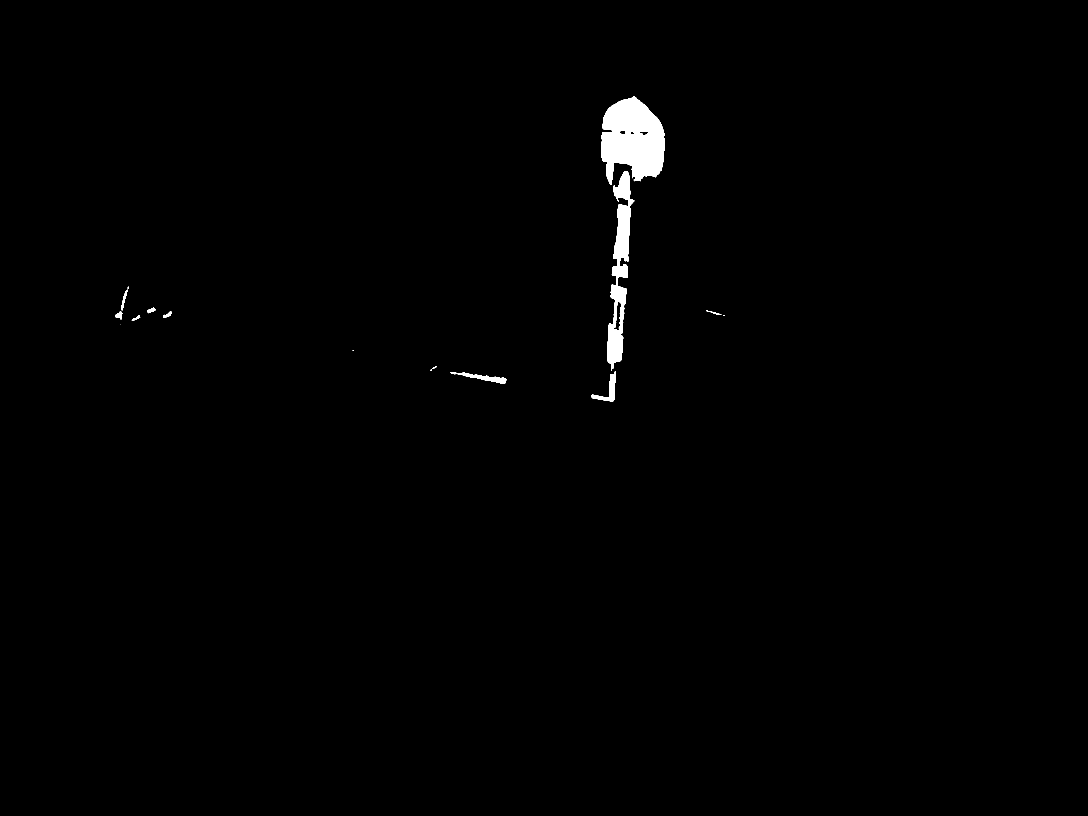
#> input picture src/level10_ダーツの最下部の特定/img/cleaned_diff.png, 3264 x 2448 px (shown at 1/3 size)
$ python run.py
#> lines starting #> are read from the running program, lines starting #| are printed output that depends on the picture; after the words box and inside, x2 and y2 are one past the last pixel; in counts of white or black regions, pixels touching at a corner belong together
#> `image = cv2.imread(image_path, cv2.IMREAD_GRAYSCALE)`: image: shape (2448, 3264); 0.75% white; 16 white regions (4 under 20 px), largest, box (x1, y1, x2, y2) and area: (1803, 290, 1995, 555) 35498, (1821, 513, 1903, 1113) 19305, (1774, 1114, 1847, 1205) 1852
# %%
import cv2
import numpy as np
from matplotlib import pyplot as plt

def connect_broken_parts(image, kernel_size=(7, 7), iterations=2):
    """
    途切れた物体を一つの物体として扱うために膨張と収縮を行う処理
    :param image: 二値化された入力画像
    :param kernel_size: モルフォロジー演算で使用するカーネルサイズ
    :param iterations: 膨張処理の回数
    :return: 処理された画像
    """
#> called with kernel_size = (15, 15), iterations = 2
    # カーネルの作成
    kernel = np.ones(kernel_size, np.uint8)

    # 膨張処理で物体を接続
    dilated_image = cv2.dilate(image, kernel, iterations=iterations)
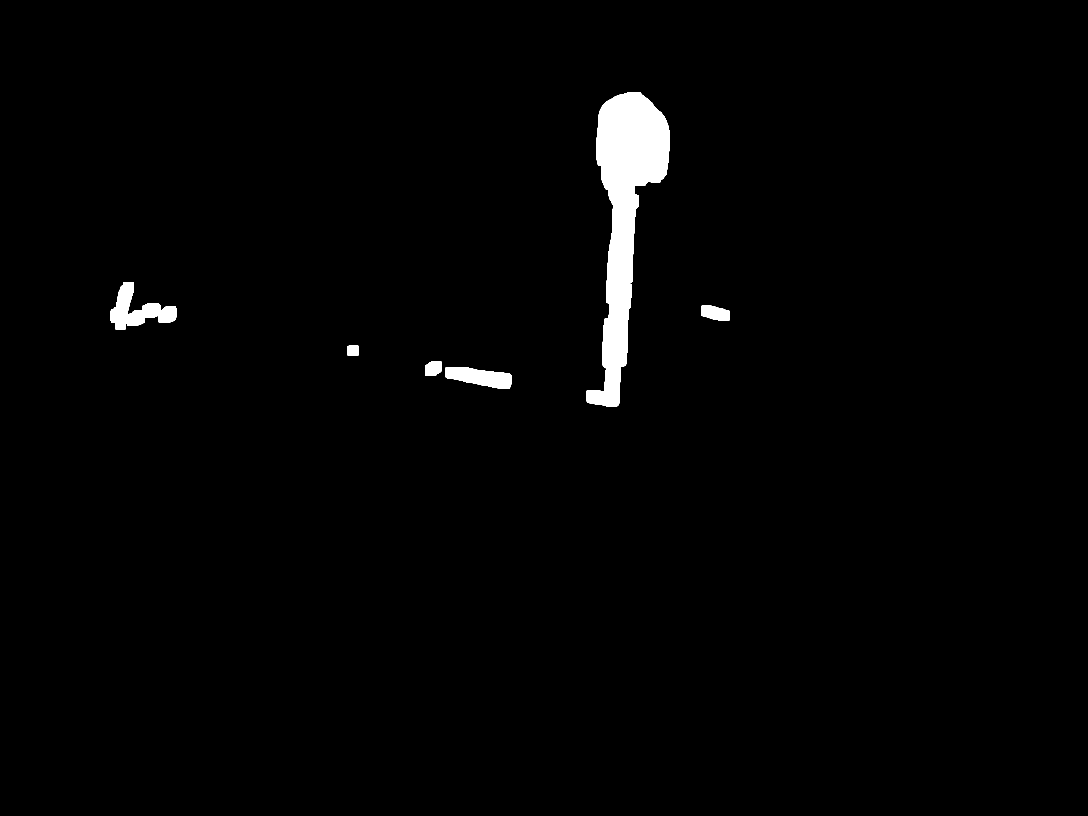
#> dilated_image: shape (2448, 3264) (shown at 1/3 size); 1.6% white; 6 white regions, box (x1, y1, x2, y2) and area: (1760, 276, 2009, 1219) 99801, (332, 846, 529, 989) 12182, (1337, 1102, 1534, 1166) 8442, (2104, 917, 2188, 962) 2972, (1276, 1084, 1324, 1127) 1826, (1043, 1037, 1075, 1067) 957

    # 収縮処理で形を戻す（膨張しすぎた部分を縮小）
    connected_image = cv2.erode(dilated_image, kernel, iterations=iterations)
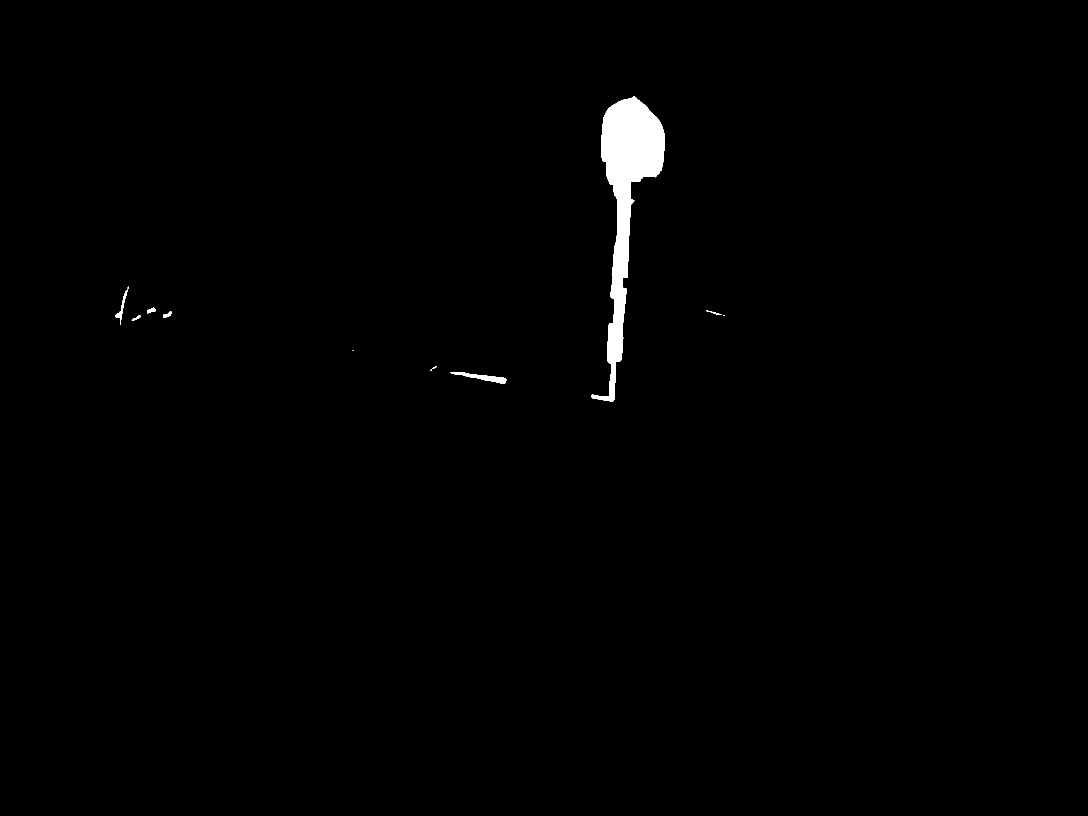
#> connected_image: shape (2448, 3264) (shown at 1/3 size); 0.85% white; 12 white regions (3 under 20 px)

    return connected_image


def detect_contour_bottom(image, min_area=1000):
    """
    一定以上の面積を持つオブジェクトを検出し、その最下部の座標を取得
    :param image: 二値化された入力画像
    :param min_area: 最小面積の閾値
    :return: 検出されたオブジェクトを描画した画像、物体の最下部の座標リスト
    """
#> called with min_area = 5000
    # 輪郭を検出
    contours, _ = cv2.findContours(image, cv2.RETR_EXTERNAL, cv2.CHAIN_APPROX_SIMPLE)
#> contours = 12 contours, 4 with area under 20; largest, box (x1, y1, x2, y2) and area: (1774, 290, 1995, 1205) 63088, (1351, 1116, 1520, 1152) 1717, (346, 869, 383, 975) 604, (442, 923, 467, 940) 206, (490, 934, 515, 953) 204, (395, 946, 421, 962) 126, (2118, 931, 2165, 945) 86, (1297, 1098, 1310, 1107) 27

    # オブジェクトの輪郭を描画するための出力画像
    output_image = cv2.cvtColor(image, cv2.COLOR_GRAY2BGR)
#> output_image: shape (2448, 3264, 3); 0.85% white; 12 white regions (3 under 20 px), largest, box (x1, y1, x2, y2) and area: (1774, 290, 1995, 1205) 64157, (1351, 1116, 1520, 1152) 1890, (346, 869, 383, 975) 721

    # 検出された物体の最下部の座標リスト
    bottom_points = []

    # 一定以上の面積を持つオブジェクトをフィルタリングして描画
    for contour in contours:
        area = cv2.contourArea(contour)
        if area > min_area:
            # 最下部のY座標を持つ点を取得
            bottom_point = tuple(contour[contour[:, :, 1].argmax()][0])
            bottom_points.append(bottom_point)

            # 輪郭を描画
            cv2.drawContours(output_image, [contour], -1, (0, 255, 0), 2)

            # 最下部の点を描画（赤い円）
            cv2.circle(output_image, bottom_point, 20, (0, 0, 255), -1)
#> this loop made 12 passes
#> (area, bottom_point) on pass 12: (63088, (1832, 1204))
#> area on passes 1, 3, 5, 7, 8, 9: 1717, 27, 126, 203.5, 86, 206.5
#> after the loop, bottom_points = [(1832, 1204)]

    return output_image, bottom_points


# 画像の読み込み（既に処理された二値画像を使用）
image_path = "./img/cleaned_diff.png"  # 既に二値化された画像を想定
image = cv2.imread(image_path, cv2.IMREAD_GRAYSCALE)

# 途切れた物体を接続する処理を実行
connected_image = connect_broken_parts(image, kernel_size=(15, 15), iterations=2)

# 一定以上の大きさのオブジェクトを検出し、その最下部の座標を取得
min_area = 5000  # 最小面積の閾値を設定
detected_image, bottom_coords = detect_contour_bottom(connected_image, min_area)
#> bottom_coords = [(1832, 1204)]

# 検出された物体の最下部の座標を表示
for i, bottom in enumerate(bottom_coords):
    print(f"Object {i+1} Bottom Point: {bottom}")
#> this loop made 1 pass
#| Object 1 Bottom Point: (1832, 1204)

# 結果の保存
output_path = "./img/output/detected_objects_with_bottom.png"
cv2.imwrite(output_path, detected_image)

# 結果の表示
plt.figure(figsize=(12, 6))
plt.subplot(1, 3, 1)
plt.imshow(image, cmap="gray")
plt.title("Original Image (Broken)")
plt.axis("off")

plt.subplot(1, 3, 2)
plt.imshow(connected_image, cmap="gray")
plt.title("Connected Image (Merged Object)")
plt.axis("off")

plt.subplot(1, 3, 3)
plt.imshow(cv2.cvtColor(detected_image, cv2.COLOR_BGR2RGB))
plt.title(f"Detected Objects with Bottom Points")
plt.axis('off')

plt.show()
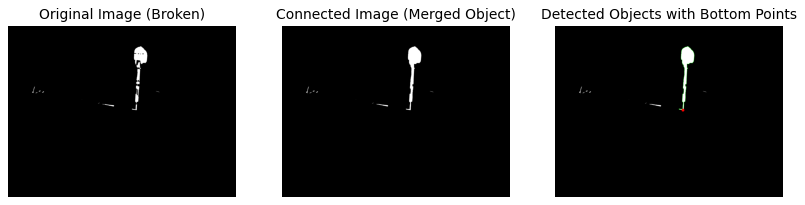
#> figure drawn by matplotlib, 3 panels
# %%
